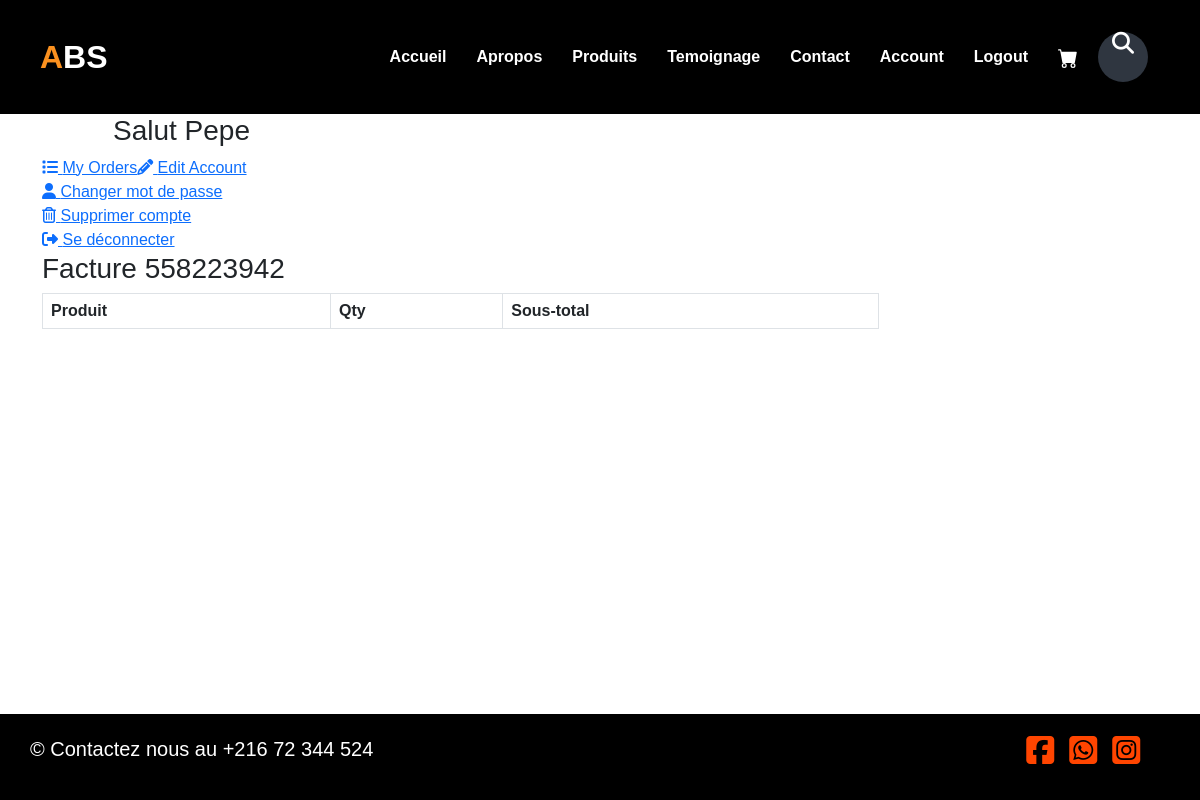
The page /customer/my_account.php?commande=558223942 (signed in) on the database as committed earlier.
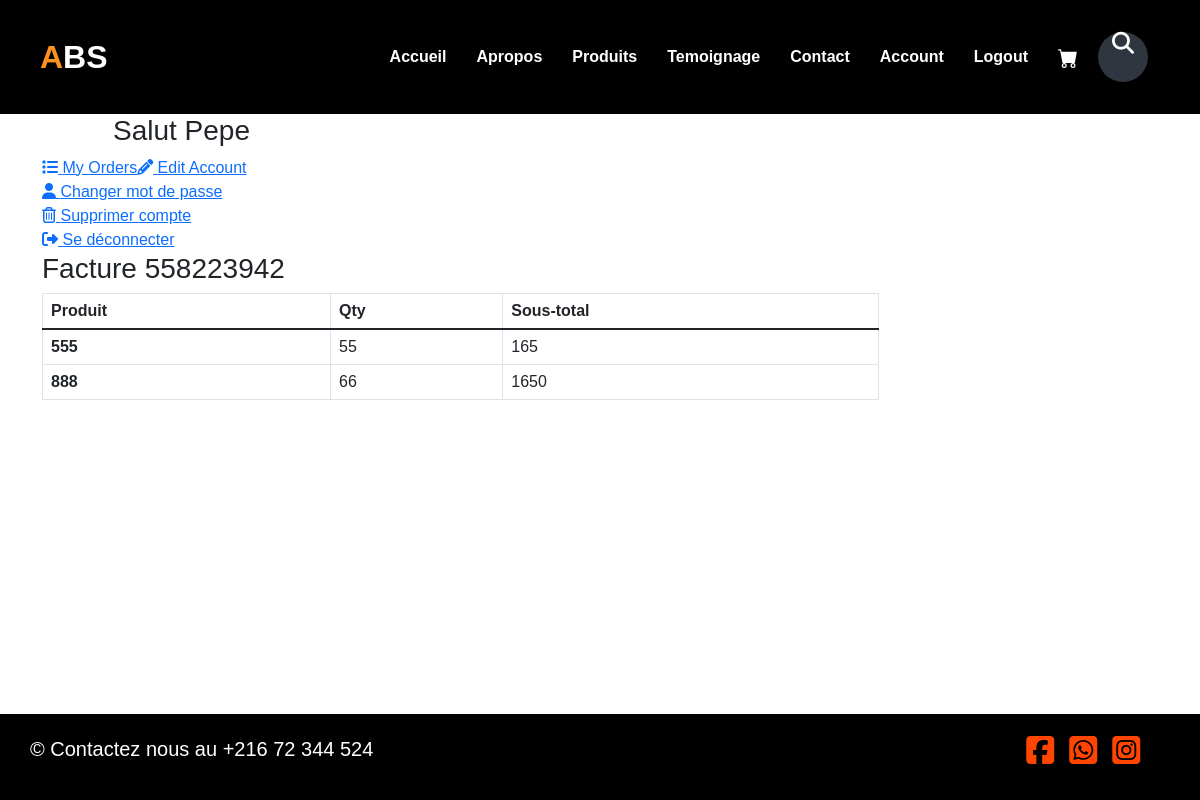
The same page on the database as committed later.
### tables this page shows
CREATE TABLE `customers` (
  `customer_id` int(11) NOT NULL,
  `customer_name` text NOT NULL,
  `customer_email` text NOT NULL,
  `customer_pass` text NOT NULL,
  `customer_address` text NOT NULL
);

CREATE TABLE `customer_orders` (
  `invoice_no` int(100) NOT NULL,
  `customer_id` int(10) NOT NULL,
  `product_id` int(11) NOT NULL,
  `qty` int(11) NOT NULL,
  `subtotal` int(100) NOT NULL,
  `date` timestamp NOT NULL DEFAULT current_timestamp() ON UPDATE current_timestamp()
);

### customer/my_account.php (the view, shortened to what this page needs)
<?php
if(!isset($_SESSION['customer_email'])){
  echo "<script>window.open('../checkout.php','_self')</script>";
}
else {
  include("requires/connection.php");
  include("requires/head.php");
  include("requires/main.php");
?>
<div id="content" >
  <div class="container" >
    <div class="col-md-3">
      <?php include("requires/sidebar.php"); ?>
    </div>
    <div class="col-md-9" >
      <div class="box" >
        <?php
            if(isset($_GET['commande'])){
              $commande=@$_GET['commande'];
              ?>
              <h3> Facture <?php echo $commande;?> </h3>
              <div class="table-responsive" >
                <table class="table table-bordered table-hover">
                  <thead>
                      <tr>
                          <th>Produit</th>
                          <th>Qty</th>
                          <th>Sous-total</th>
                      </tr>
                  </thead>
                  <?php
                      $get_order = "select * from customer_orders where invoice_no='$commande'";
                      $run_order = mysqli_query($con,$get_order);
                      while($row_order = mysqli_fetch_array($run_order)){
                          $pro_id = $row_order['product_id'];
                          $pro_qty = $row_order['qty'];
                          $pro_subtotal=$row_order['subtotal'];
                          ?>
                          <tr>
                          <th><?php echo $pro_id; ?></th>
                          <td><?php echo $pro_qty; ?></td>
                          <td><?php echo $pro_subtotal; ?></td>
                      </tr>
                      <?php } ?>
                  </table>
                </div>
          <?php } ?>
      </div>
    </div>
</div>
</div>
<?php include("requires/footer.php");?>
<?php }?>

### customer/requires/head.php (shortened to what this page needs)
<html lang="en">
<head>
    <link rel="stylesheet" href="requires/style.css">
    <link href="https://cdn.jsdelivr.net/npm/bootstrap@5.1.3/dist/css/bootstrap.min.css" rel="stylesheet">
    <link rel="stylesheet"
        href="https://cdnjs.cloudflare.com/ajax/libs/font-awesome/5.14.0/css/all.min.css"
 />
</head>

### customer/requires/main.php (shortened to what this page needs)
<body>
    <header>
        <nav class="navbar navbar-expand-md navbar-dark">
            <div class="logo-area">
                <a href="#" class="logo"><span>A</span>BS</a>
            </div>
            <div class="collapse navbar-collapse" id="navbarToggleExternalContent">
                <ul class="navbar-nav">
                    <li><a href="../index.php#banniere">Accueil</a></li>
                    <li><a href="../index.php#apropos">Apropos</a></li>
                    <li><a href="../index.php#produits">Produits</a></li>
                    <li><a href="../index.php#temoignage">Temoignage</a></li>
                    <li><a href="../index.php#contact">Contact</a></li>
                    <?php
                        if(!isset($_SESSION['customer_email'])){
                        echo '<li><a href="../customer_register.php">Register</a></li>';
                        }
                        else
                        {
                            echo '<li><a href="my_account.php?my_orders">Account</a></li>';
                        }
                    ?>
                    <?php
                        if(!isset($_SESSION['customer_email'])){
                        echo '<li><a href="customer_login.php">Login</a></li>';
                        }
                        else
                        {
                            echo '<li><a href="logout.php" ">Logout</a></li>';
                        }
                    ?>
                    <li><a id="cart" href="../cart.php">
                        </a>
                    </li>
                </ul>
                <div class="search-container">
                    <form action="/search" method="get">
                        <label class="button searchbutton" for="searchright"><i class="fas fa-search"></i></label>
                    </form>
                </div>
            </div>
        </nav>
</header>

### customer/requires/sidebar.php
<div class="panel panel-default sidebar-menu">
    <div class="panel-heading">
        <?php
            $customer_session = $_SESSION['customer_email'];
            $get_customer = "select * from customers where customer_email='$customer_session'";
            $run_customer = mysqli_query($con,$get_customer);
            $row_customer = mysqli_fetch_array($run_customer);
            $customer_name = $row_customer['customer_name'];
            if(!isset($_SESSION['customer_email'])){
            }
            else {
                echo " <h3 align='center' class='panel-title'> Salut $customer_name </h3>";
            }
        ?>
    </div>
    <div class="panel-body">
        <ul class="nav nav-pills nav-stacked">
            <li class="<?php if(isset($_GET['my_orders'])){ echo "active"; } ?>">
                <a href="my_account.php?my_orders"> <i class="fa fa-list"> </i> My Orders </a>
            </li>
            <li class="<?php if(isset($_GET['edit_account'])){ echo "active"; } ?>">
                <a href="my_account.php?edit_account"> <i class="fa fa-pencil"></i> Edit Account </a>
            </li>
            <li class="<?php if(isset($_GET['change_pass'])){ echo "active"; } ?>">
                <a href="my_account.php?change_pass"> <i class="fa fa-user"></i> Changer mot de passe </a>
            </li>
            <li class="<?php if(isset($_GET['delete_account'])){ echo "active"; } ?>">
                <a href="my_account.php?delete_account"> <i class="fa fa-trash-o"></i> Supprimer compte </a>
            </li>
            <li>
                <a href="logout.php"> <i class="fa fa-sign-out"></i> Se déconnecter </a>
            </li>
        </ul>
    </div>
</div>

### customer/requires/footer.php (shortened to what this page needs)
<footer>
    <p id="contactez"> &copy; Contactez nous au +216 72 344 524</p>
    <div class="social-media">
        <a href="#"><i class="fa-brands fa-facebook-square fa-2x" ></i></a>
        <a href="#"><i class="fa-brands fa-whatsapp-square fa-2x" ></i></a>
        <a href="#"><i class="fa-brands fa-instagram-square fa-2x"></i></a>
    </div>
</footer>

### customer/requires/style.css (style rules this page uses)
* { margin: 0px; padding: 0px; box-sizing: border-box; font-family: 'poppins', sans-serif; scroll-behavior: smooth; }
p { font-weight: 300 px; color: #fff; }
header { position: sticky; top: 0%; left: 0%; padding: 20px 10px; width: 100%; z-index: 1; display: flex; background-color:rgb(0, 0, 0); }
.logo-area { width: 25%; display: flex; margin: auto; }
.logo { color: rgb(255, 255, 255); font-weight: bold; font-size: 2em; text-decoration: none; }
.logo span { color: #fb911f; }
.collapse { width: 75%; justify-content: flex-end; margin-right: 40px; }
.navbar { width: 100%; display: flex; position: relative; }
.navbar li { list-style: none; justify-content: space-evenly; }
.navbar a { color: rgb(255, 255, 255); text-decoration: none; margin-left: 30px; font-weight: 700; }
.button { display: inline-block; margin: 4px 2px; background-color: #2f3640; font-size: 14px; padding-left: 32px; padding-right: 32px; height: 50px; line-height: 50px; text-align: center; color: white; text-decoration: none; cursor: pointer; -moz-user-select: none; -khtml-user-select: none; -webkit-user-select: none; -ms-user-select: none; user-select: none; }
.search-container { position: relative; display: inline-block; margin: 4px 2px; margin-left: 20px; height: 50px; width: 50px; border-radius: 40px; vertical-align: bottom; }
.searchbutton { position: absolute; font-size: 22px; border-radius: 40px; width: 100%; margin: 0; padding: 0; }
footer { position: absolute; bottom: 0; left: 0; padding: 20px 20px; width: 100%; z-index: 1; display: flex; background-color:rgb(0, 0, 0); }
div.social-media { margin-left: 55%; display: flex; }
div.social-media a { margin-left: 15px; }
div.social-media i { color: orangered; }
#contactez { color: #fff; font-size: 20px; font-weight: 4px; margin-left: 10px; }

Rows that differ between the two databases and show on the page:
added customer_orders: product "555", qty "55", subtotal "165"
added customer_orders: product "888", qty "66", subtotal "1650"
